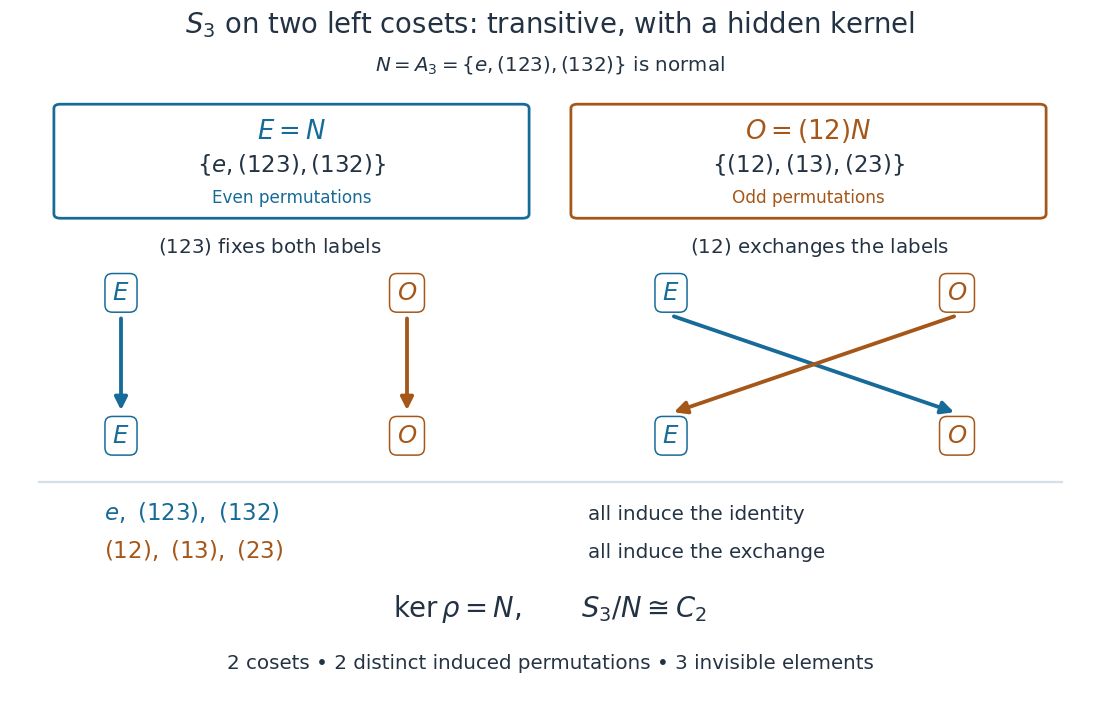

Source code (Python):
"""Draw the transitive, nonfaithful S3 action on two left cosets; PNG to cwd."""

from itertools import permutations
from pathlib import Path

import matplotlib

matplotlib.use("Agg")
import matplotlib.pyplot as plt
from matplotlib.patches import FancyBboxPatch


def compose(p, q):
    return tuple(p[j - 1] for j in q)


def main():
    group = list(permutations((1, 2, 3)))
    e, t, r = (1, 2, 3), (2, 1, 3), (2, 3, 1)
    n = {e, r, compose(r, r)}
    cosets = [frozenset(n), frozenset(compose(t, a) for a in n)]
    assert cosets[0].isdisjoint(cosets[1])
    assert set.union(*(set(c) for c in cosets)) == set(group)
    actions = {g: tuple(cosets.index(frozenset(compose(g, a) for a in c))
                       for c in cosets) for g in group}
    assert {g for g in group if actions[g] == (0, 1)} == n
    assert set(actions.values()) == {(0, 1), (1, 0)}
    assert actions[r] == (0, 1) and actions[t] == (1, 0)
    assert [{g for g in group if actions[g][i] == i} for i in range(2)] == [n, n]
    for a in group:
        for b in group:
            assert actions[compose(a, b)] == tuple(actions[a][j] for j in actions[b])

    ink, blue, orange, gray = "#243344", "#166b99", "#a55719", "#d7dfe6"
    fig = plt.figure(figsize=(10, 6.4), dpi=110, facecolor="white")
    ax = fig.add_axes((0, 0, 1, 1))
    ax.set(xlim=(0, 1), ylim=(0, 1))
    ax.axis("off")
    ax.text(.5, .953, r"$S_3$ on two left cosets: transitive, with a hidden kernel",
            ha="center", fontsize=18, color=ink)
    ax.text(.5, .9, r"$N=A_3=\{e,(123),(132)\}$ is normal",
            ha="center", fontsize=13, color=ink)
    for x, color, label, members, explanation in (
        (.265, blue, r"$E=N$", r"$\{e,(123),(132)\}$", "Even permutations"),
        (.735, orange, r"$O=(12)N$", r"$\{(12),(13),(23)\}$", "Odd permutations")):
        ax.add_patch(FancyBboxPatch((x - .21, .696), .42, .15,
                     boxstyle="round,pad=.006", facecolor="white", edgecolor=color, lw=1.8))
        ax.text(x, .802, label, ha="center", fontsize=17, color=color)
        ax.text(x, .755, members, ha="center", fontsize=15, color=ink)
        ax.text(x, .711, explanation, ha="center", fontsize=11, color=color)
    for left, g, label in ((.065, r, r"$(123)$ fixes both labels"),
                            (.565, t, r"$(12)$ exchanges the labels")):
        ax.text(left + .18, .641, label, ha="center", fontsize=13, color=ink)
        xs = (left + .045, left + .305)
        for i, x in enumerate(xs):
            color = (blue, orange)[i]
            ax.annotate("", xy=(xs[actions[g][i]], .413), xytext=(x, .552),
                        arrowprops={"arrowstyle": "-|>", "lw": 2.5,
                                    "color": color, "mutation_scale": 17})
            for y in (.584, .381):
                ax.text(x, y, (r"$E$", r"$O$")[i], ha="center", va="center",
                        fontsize=16, color=color, bbox={"facecolor": "white",
                        "edgecolor": color, "boxstyle": "round,pad=.3"})
    ax.plot([.035, .965], [.315, .315], color=gray, lw=1.5)
    ax.text(.095, .262, r"$e,\ (123),\ (132)$", color=blue, fontsize=15)
    ax.text(.535, .262, "all induce the identity", color=ink, fontsize=13)
    ax.text(.095, .207, r"$(12),\ (13),\ (23)$", color=orange, fontsize=15)
    ax.text(.535, .207, "all induce the exchange", color=ink, fontsize=13)
    ax.text(.5, .124, r"$\ker\rho=N,\qquad S_3/N\cong C_2$",
            ha="center", fontsize=18, color=ink)
    ax.text(.5, .05, "2 cosets • 2 distinct induced permutations • 3 invisible elements",
            ha="center", fontsize=13, color=ink)
    out = Path.cwd() / (Path(__file__).stem + ".png")
    fig.savefig(out, facecolor="white", transparent=False)
    plt.close(fig)
    print("Checked 12 coset images, 36 composition identities, transitivity and kernel A3.")
    print(out)


if __name__ == "__main__":
    main()
